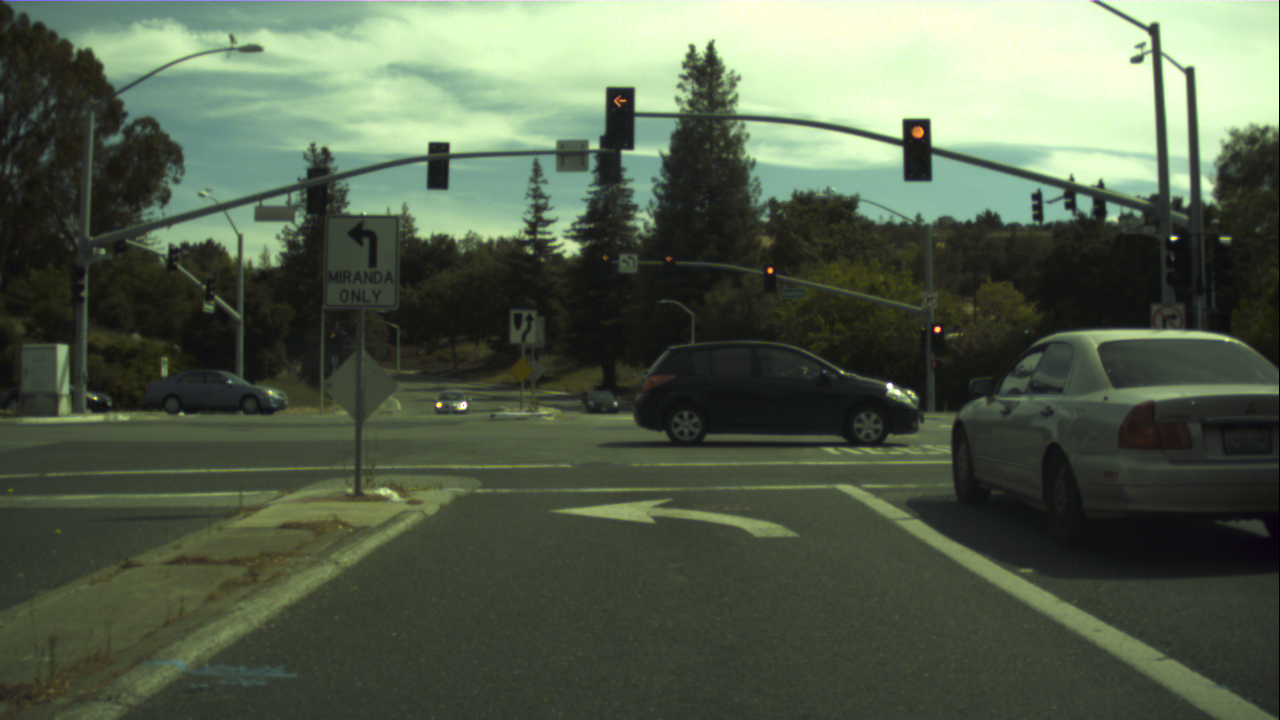
#> input picture 37596.png, 1280 x 720 px
$ python Yuv.py
#> lines starting #> are read from the running program, lines starting #| are printed output that depends on the picture
import cv2
import numpy as np


img = cv2.imread("37596.png")
#> img is the input picture: shape (720, 1280, 3); mean B, G, R 75.8, 94.9, 83.8
#img = cv2.imread("15096.png")
#img = cv2.imread("22008.png")
#img = cv2.imread("14888.png")
img = img[0:int(img.shape[0]/2), 0:int(img.shape[1]), 0:3].copy()
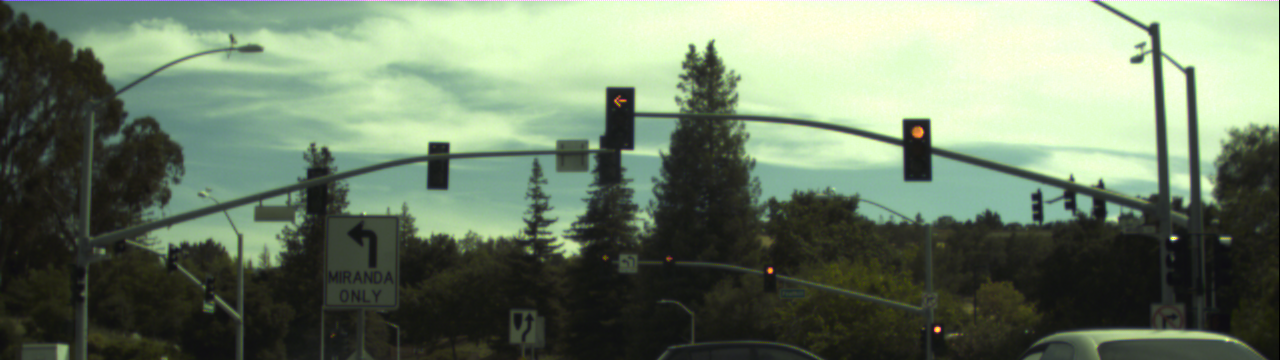
#> img: shape (360, 1280, 3); mean B, G, R 102.3, 124.3, 108.7
cv2.imshow("Slika", img)
cv2.waitKey()
cv2.destroyWindow("Slika")

img_blur = cv2.blur(img, (5, 5))

img_yuv = cv2.cvtColor(img_blur, cv2.COLOR_BGR2YUV_YV12)
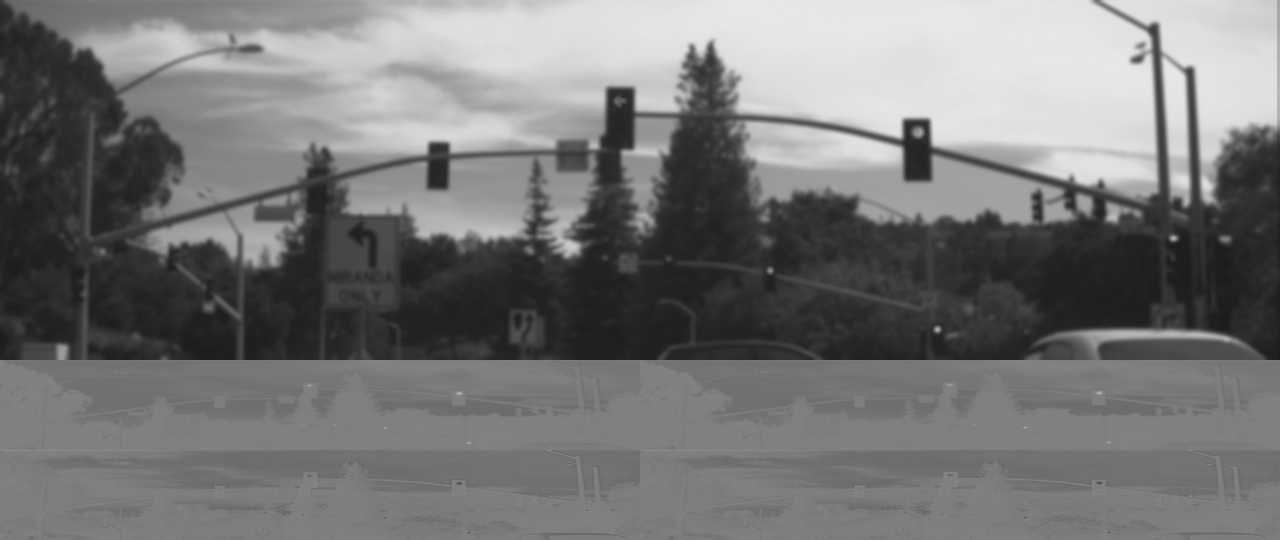
#> img_yuv: shape (540, 1280); min 27, max 233, mean 118.3
cv2.imshow("SlikaYUV", img_yuv)
cv2.waitKey()
cv2.destroyWindow("SlikaYUV")

lower_red = np.array([90,20,129])
upper_red = np.array([225,126,190])
lower_green = np.array([90,20,24])
upper_green = np.array([225,127,96])

#> (the run stopped early here; a loop or call above may not have finished)

$ run again, with 22008.png copied over 37596.png
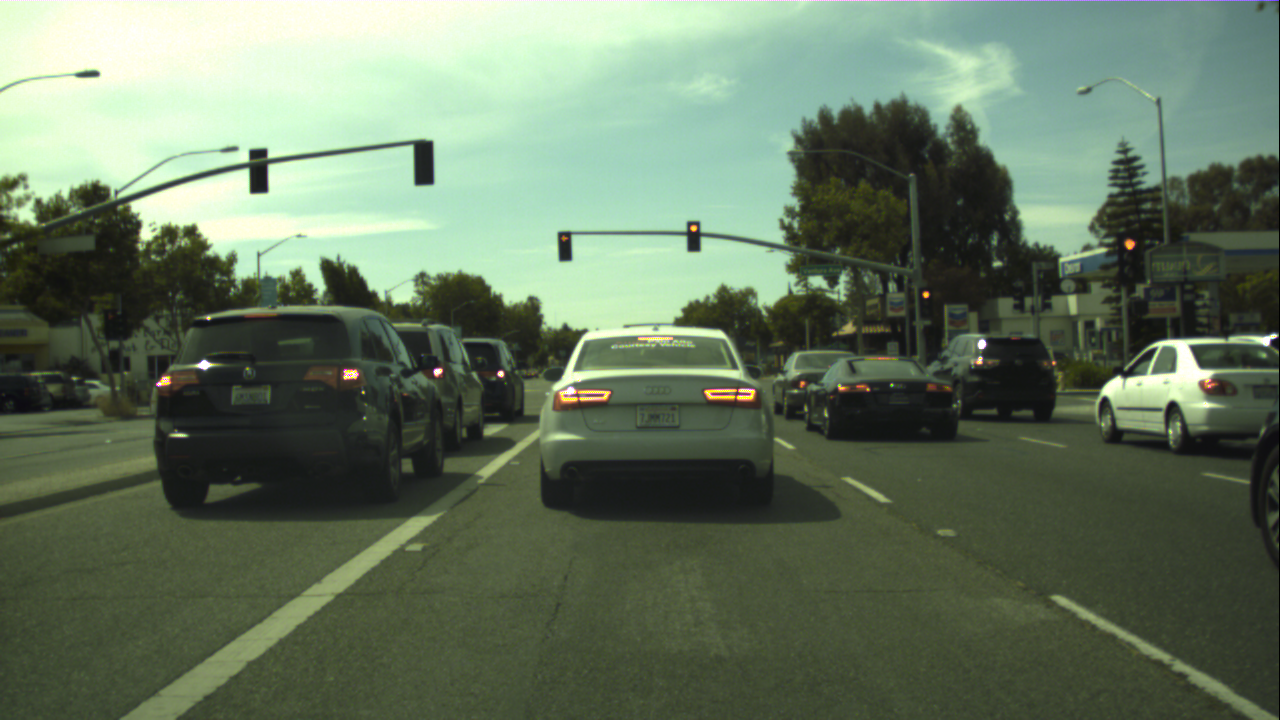
#> input picture 22008.png, 1280 x 720 px
#> img is the input picture: shape (720, 1280, 3); mean B, G, R 95.7, 118, 101.3
#> `img = img[0:int(img.shape[0]/2), 0:int(img.shape[1]), 0:3].copy()`:
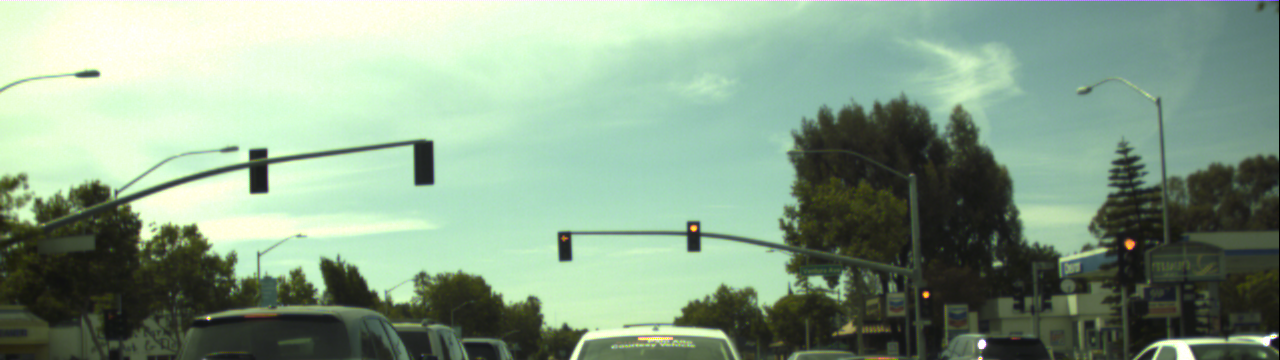
#> img: shape (360, 1280, 3); mean B, G, R 137, 160, 135.5
#> `img_yuv = cv2.cvtColor(img_blur, cv2.COLOR_BGR2YUV_YV12)`:
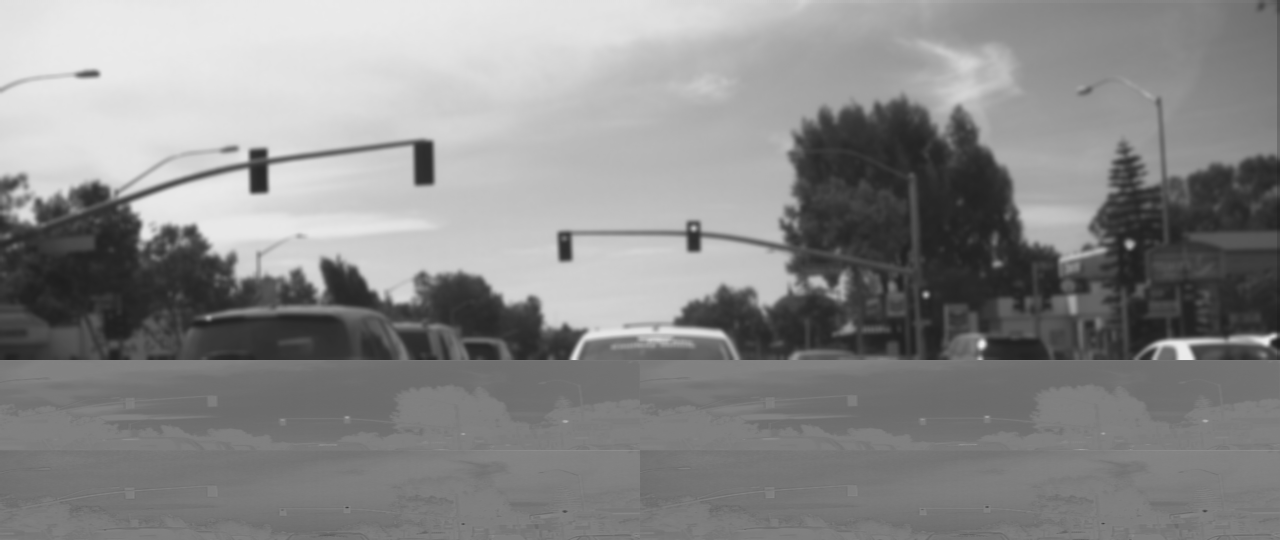
#> img_yuv: shape (540, 1280); min 29, max 235, mean 136.6

$ run again, with 14888.png copied over 37596.png
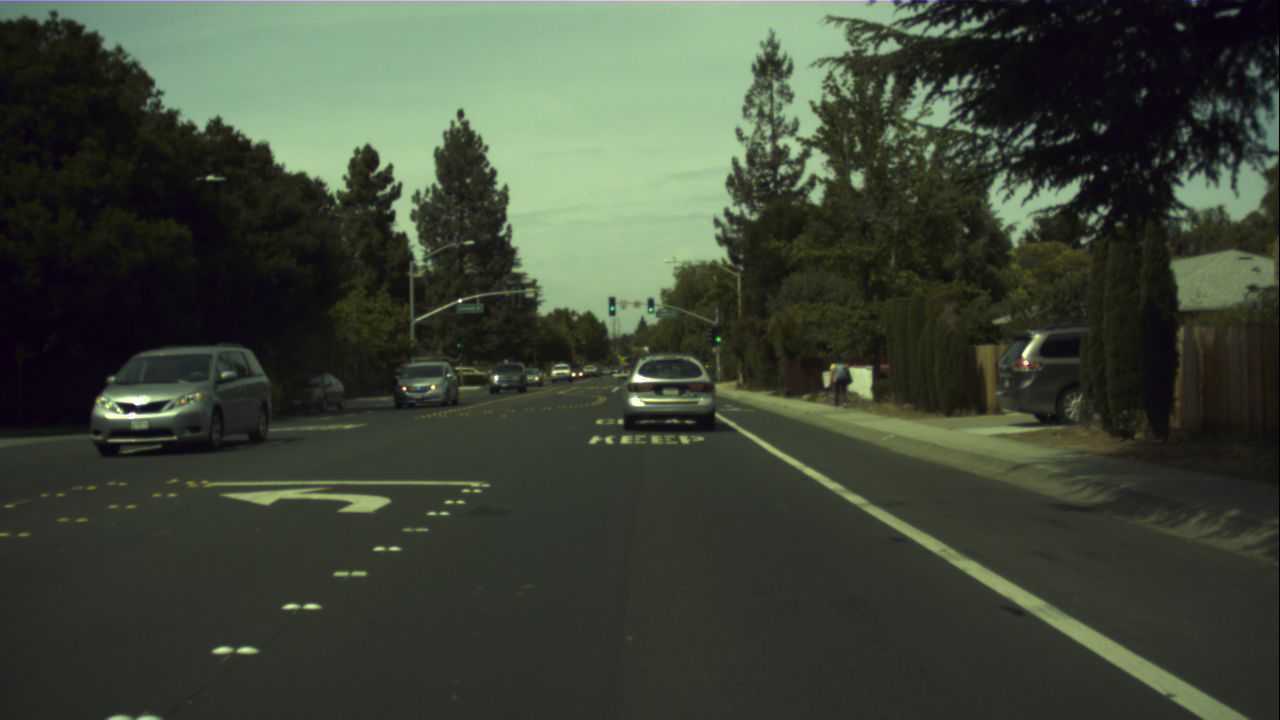
#> input picture 14888.png, 1280 x 720 px
#> img is the input picture: shape (720, 1280, 3); mean B, G, R 55.2, 69.7, 62
#> `img = img[0:int(img.shape[0]/2), 0:int(img.shape[1]), 0:3].copy()`:
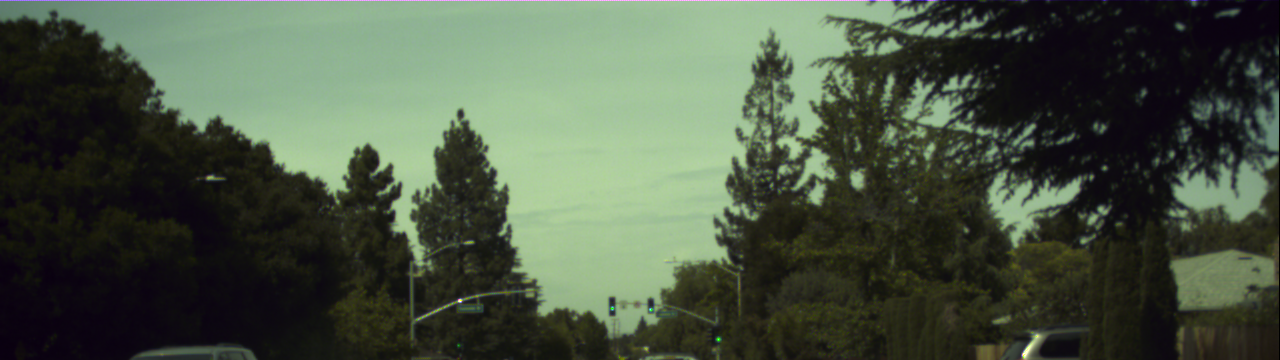
#> img: shape (360, 1280, 3); mean B, G, R 67, 84.6, 72.9
#> `img_yuv = cv2.cvtColor(img_blur, cv2.COLOR_BGR2YUV_YV12)`:
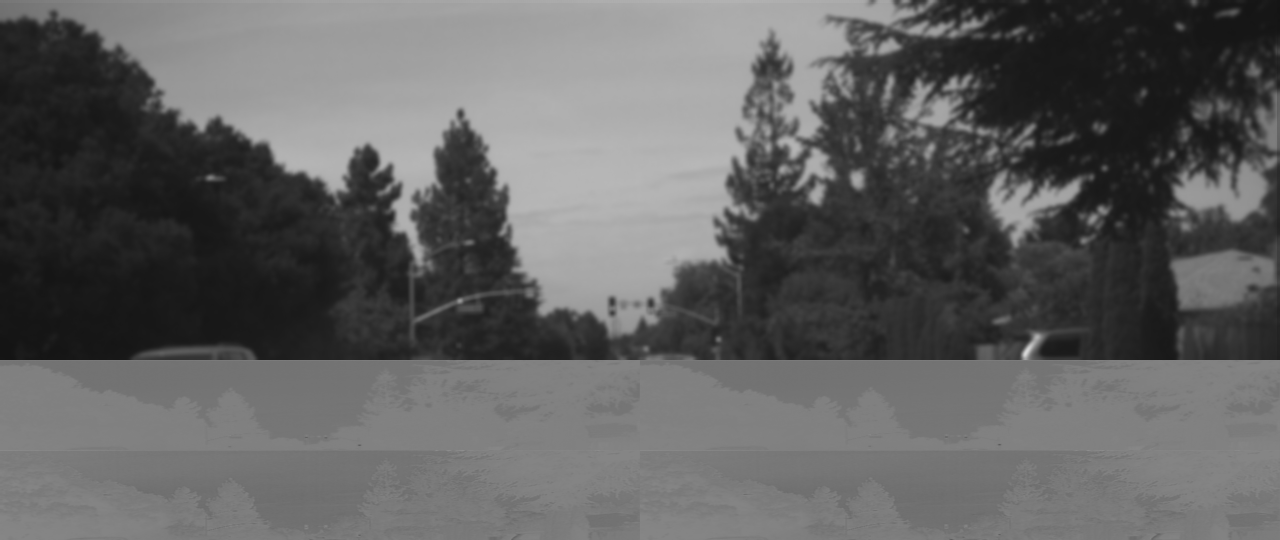
#> img_yuv: shape (540, 1280); min 20, max 214, mean 97
